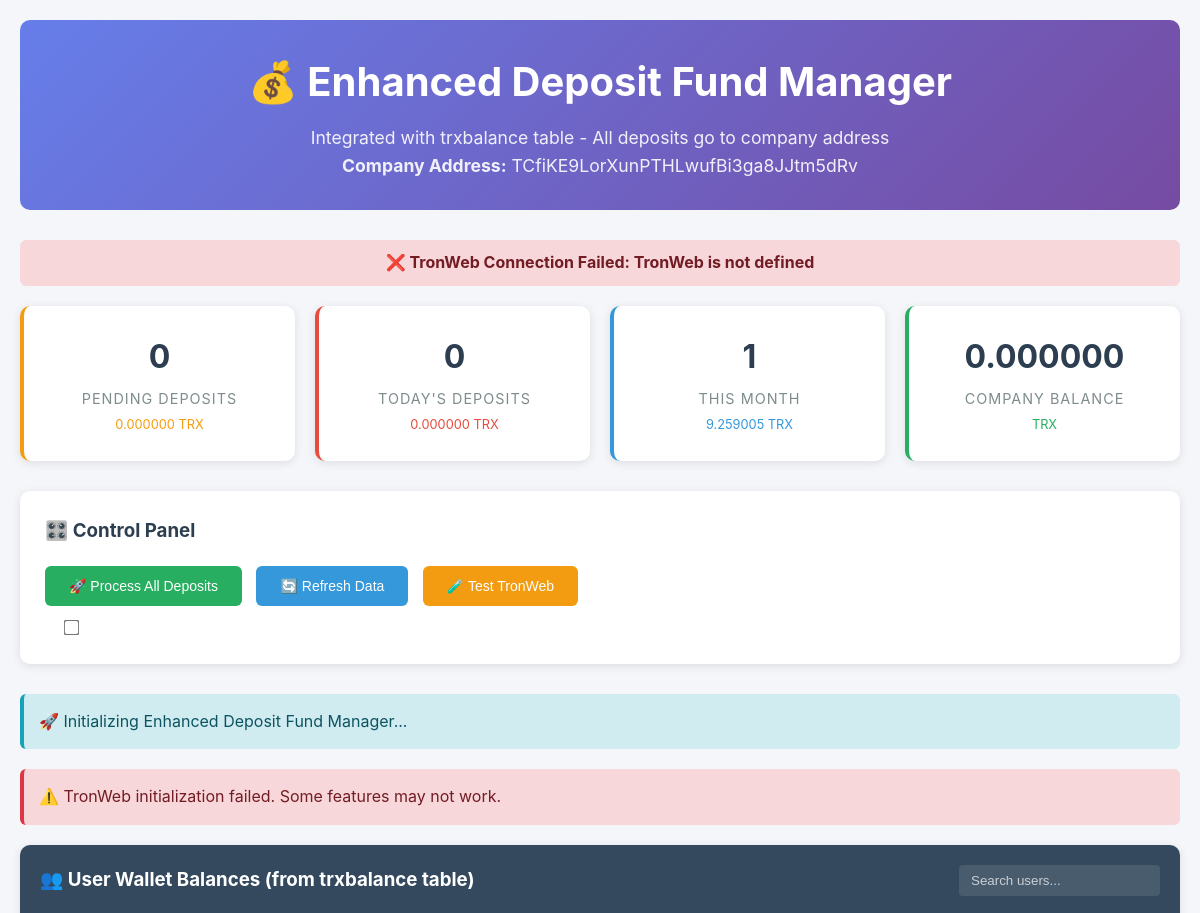
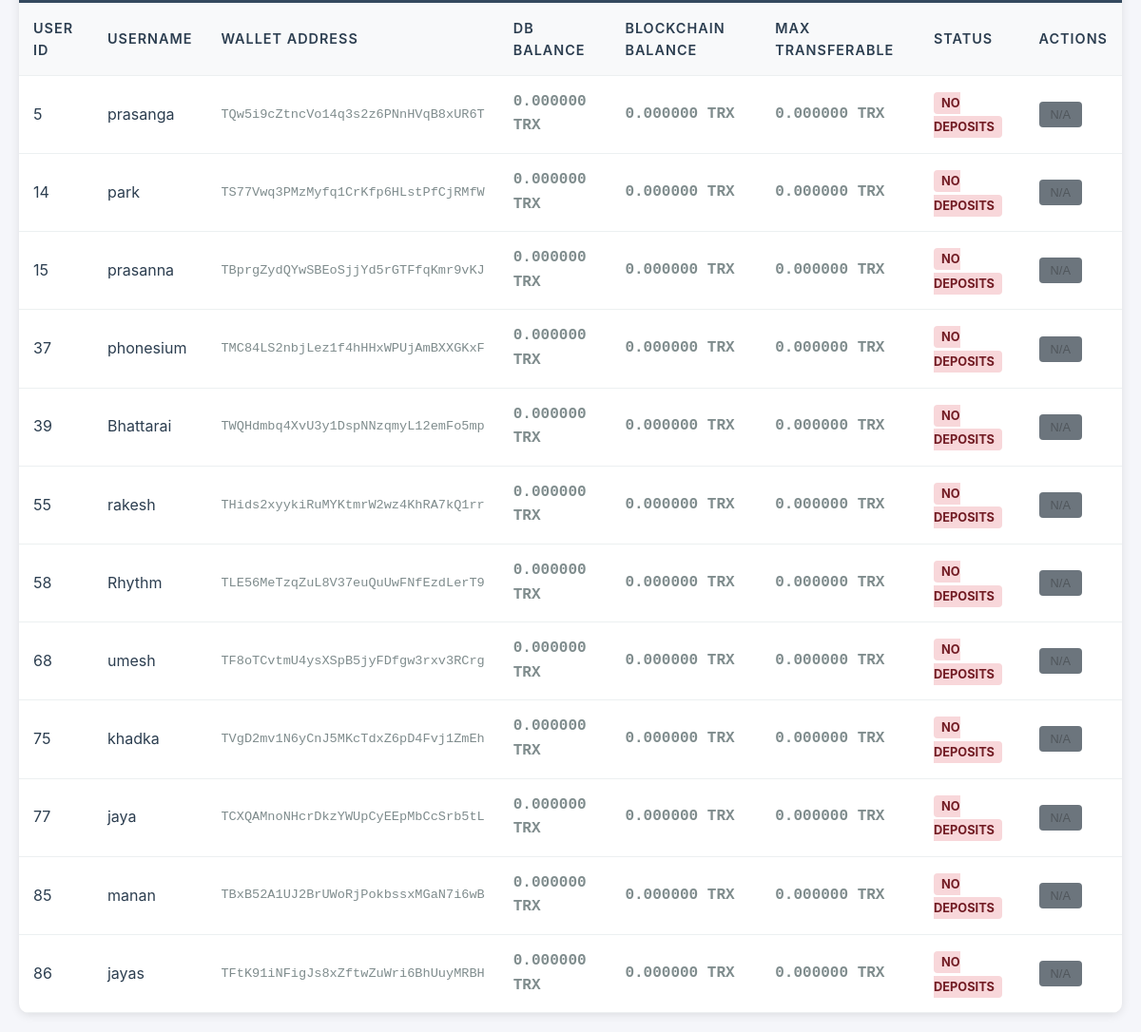
Page /admin/deposit_fund_manager.php (signed in) on the committed database (2 pictures, top to bottom).
### tables this page shows
CREATE TABLE `trxbalance` (
  `id` int(11) NOT NULL,
  `user_id` int(11) NOT NULL,
  `private_key` varchar(255) NOT NULL,
  `address` text DEFAULT NULL,
  `username` varchar(255) NOT NULL,
  `balance` decimal(15,2) NOT NULL DEFAULT 0.00,
  `status` enum('Paid','Unpaid') DEFAULT 'Unpaid',
  `created_at` timestamp NOT NULL DEFAULT current_timestamp(),
  `updated_at` timestamp NOT NULL DEFAULT current_timestamp() ON UPDATE current_timestamp(),
  `mnemonic` text DEFAULT NULL,
  `public_key` varchar(255) DEFAULT NULL
);

### admin/deposit_fund_manager.php (the view, shortened to what this page needs)
<?php
require_once "../connect/db.php";
$config = [
    'company_private_key' => 'ff6ffde367245699b58713f4ce44885521da6aff84903889cf61c730e887b777',
    'company_address' => 'TCfiKE9LorXunPTHLwufBi3ga8JJtm5dRv',
    'trongrid_api_key' => '3022fab4-cd87-48c5-b5d1-65fb3e588f67',
    'trongrid_endpoint' => 'https://api.trongrid.io',
    'min_transfer_amount' => 1.0,
    'transfer_fee' => 1.1,
    'auto_transfer' => true,
    'check_interval' => 30
];
class TronAPIFixed {
    private $endpoint;
    public function __construct($apiKey, $endpoint) {
        $this->apiKey = $apiKey;
        $this->endpoint = $endpoint;
    }
    public function getBalance($address) {
        try {
            $url = $this->endpoint . "/v1/accounts/{$address}";
            $ch = curl_init();
            $httpCode = curl_getinfo($ch, CURLINFO_HTTP_CODE);
            $error = curl_error($ch);
            return $this->getBalanceAlternative($address);
        } catch (Exception $e) {
            error_log("TronAPI getBalance error: " . $e->getMessage());
            return $this->getBalanceAlternative($address);
        }
    }
    private function getBalanceAlternative($address) {
        try {
            $url = "https://apilist.tronscanapi.com/api/account?address={$address}";
            $ch = curl_init();
            $httpCode = curl_getinfo($ch, CURLINFO_HTTP_CODE);
            return 0;
        } catch (Exception $e) {
            error_log("Alternative balance check error: " . $e->getMessage());
            return 0;
        }
    }
    public function getTransactions($address, $limit = 20) {
        try {
            $url = "https://apilist.tronscanapi.com/api/transaction?sort=-timestamp&count=true&limit={$limit}&start=0&address={$address}";
            $ch = curl_init();
            $httpCode = curl_getinfo($ch, CURLINFO_HTTP_CODE);
            return [];
        } catch (Exception $e) {
            error_log("getTransactions error: " . $e->getMessage());
            return [];
        }
    }
    public function hasRecentDeposits($address, $lastCheckTime = null) {
        $transactions = $this->getTransactions($address, 10);
        $recentDeposits = [];
        return $recentDeposits;
    }
}
class DepositFundManagerFixed {
    private $pdo;
    private $tronAPI;
    private $config;
    public function __construct($pdo, $config) {
        $this->pdo = $pdo;
        $this->config = $config;
        $this->tronAPI = new TronAPIFixed($config['trongrid_api_key'], $config['trongrid_endpoint']);
    }
    public function getAllUserBalances() {
        try {
            $stmt = $this->pdo->query("
                SELECT
                    tb.id,
                    tb.user_id,
                    tb.username,
                    tb.address as wallet_address,
                    tb.private_key,
                    tb.balance as db_balance,
                    0 as blockchain_balance,
                    0 as pending_deposits,
                    0 as max_transferable_amount,
                    COALESCE(dl.last_processed, '1970-01-01') as last_processed,
                    u.email
                FROM trxbalance tb
                LEFT JOIN users2 u ON tb.user_id = u.id
                LEFT JOIN (
                    SELECT user_id, MAX(processed_at) as last_processed
                    FROM deposit_logs
                    WHERE status = 'completed'
                    GROUP BY user_id
                ) dl ON tb.user_id = dl.user_id
                WHERE tb.address IS NOT NULL AND tb.private_key IS NOT NULL
                ORDER BY tb.user_id
            ");
            $users = $stmt->fetchAll(PDO::FETCH_ASSOC);
            foreach ($users as &$user) {
                if ($user['wallet_address']) {
                    $blockchainBalance = $this->tronAPI->getBalance($user['wallet_address']);
                    $user['blockchain_balance'] = $blockchainBalance !== false ? $blockchainBalance : 0;
                    $user['max_transferable_amount'] = max(0, $user['blockchain_balance'] - $this->config['transfer_fee']);
                    $user['pending_deposits'] = $user['max_transferable_amount'];
                    $recentDeposits = $this->tronAPI->hasRecentDeposits($user['wallet_address'], $user['last_processed']);
                }
            }
            return $users;
        } catch (Exception $e) {
            error_log("getAllUserBalances error: " . $e->getMessage());
            return [];
        }
    }
    public function getDepositStats() {
        try {
            $stats = [];
            $stmt = $this->pdo->query("
                SELECT COUNT(*) as count, COALESCE(SUM(amount), 0) as total
                FROM deposit_logs
                WHERE DATE(created_at) = CURDATE() AND status = 'completed'
            ");
            $todayStats = $stmt->fetch(PDO::FETCH_ASSOC);
            $stats['today'] = $todayStats;
            $stmt = $this->pdo->query("
                SELECT COUNT(*) as count, COALESCE(SUM(amount), 0) as total
                FROM deposit_logs
                WHERE MONTH(created_at) = MONTH(CURDATE())
                AND YEAR(created_at) = YEAR(CURDATE())
                AND status = 'completed'
            ");
            $monthStats = $stmt->fetch(PDO::FETCH_ASSOC);
            $stats['month'] = $monthStats;
            $users = $this->getAllUserBalances();
            $pendingCount = 0;
            $pendingAmount = 0;
            $stats['pending'] = [
                'count' => $pendingCount,
                'total' => $pendingAmount
            ];
            $companyBalance = $this->tronAPI->getBalance($this->config['company_address']);
            $stats['company_balance'] = $companyBalance !== false ? $companyBalance : 0;
            return $stats;
        } catch (Exception $e) {
            error_log("getDepositStats error: " . $e->getMessage());
            return [];
        }
    }
    private function createTables() {
        try {
            $this->pdo->exec("CREATE TABLE IF NOT EXISTS deposit_logs (
                id INT AUTO_INCREMENT PRIMARY KEY,
                user_id INT NOT NULL,
                from_address VARCHAR(255),
                to_address VARCHAR(255),
                amount DECIMAL(20,6),
                tx_hash VARCHAR(255),
                status VARCHAR(50),
                processed_at TIMESTAMP NULL,
                created_at TIMESTAMP DEFAULT CURRENT_TIMESTAMP,
                INDEX idx_user_id (user_id),
                INDEX idx_status (status),
                INDEX idx_created (created_at),
                INDEX idx_tx_hash (tx_hash)
            )");
        } catch (Exception $e) {
            error_log("createTables error: " . $e->getMessage());
        }
    }
}
$manager = new DepositFundManagerFixed($pdo, $config);
$userBalances = $manager->getAllUserBalances();
$stats = $manager->getDepositStats();
?>
<!DOCTYPE html>
<html lang="en">
<head>
</head>
<body>
    <div class="container">
        <div class="header">
            <h1>💰 Enhanced Deposit Fund Manager</h1>
            <p>Integrated with trxbalance table - All deposits go to company address</p>
            <p><strong>Company Address:</strong> <?php echo $config['company_address']; ?></p>
        </div>
        <div id="tronwebStatus" class="tronweb-status disconnected">
        </div>
        <div class="stats-grid">
            <div class="stat-card pending">
                <div class="stat-value" id="pendingCount"><?php echo $stats['pending']['count'] ?? 0; ?></div>
                <div class="stat-label">Pending Deposits</div>
                <div style="font-size: 0.8em; margin-top: 5px; color: #f39c12;">
                    <?php echo number_format($stats['pending']['total'] ?? 0, 6); ?> TRX
                </div>
            </div>
            <div class="stat-card today">
                <div class="stat-value" id="todayCount"><?php echo $stats['today']['count'] ?? 0; ?></div>
                <div class="stat-label">Today's Deposits</div>
                <div style="font-size: 0.8em; margin-top: 5px; color: #e74c3c;">
                    <?php echo number_format($stats['today']['total'] ?? 0, 6); ?> TRX
                </div>
            </div>
            <div class="stat-card">
                <div class="stat-value" id="monthCount"><?php echo $stats['month']['count'] ?? 0; ?></div>
                <div class="stat-label">This Month</div>
                <div style="font-size: 0.8em; margin-top: 5px; color: #3498db;">
                    <?php echo number_format($stats['month']['total'] ?? 0, 6); ?> TRX
                </div>
            </div>
            <div class="stat-card company">
                <div class="stat-value" id="companyBalance"><?php echo number_format($stats['company_balance'] ?? 0, 6); ?></div>
                <div class="stat-label">Company Balance</div>
                <div style="font-size: 0.8em; margin-top: 5px; color: #27ae60;">
                    TRX
                </div>
            </div>
        </div>
        <div class="controls">
            <h3>🎛️ Control Panel</h3>
            <button class="btn success" onclick="processAllDeposits()" id="processAllBtn">
                🚀 Process All Deposits
            </button>
            <button class="btn" onclick="refreshData()" id="refreshBtn">
                🔄 Refresh Data
            </button>
            <button class="btn warning" onclick="testTronWeb()">
                🧪 Test TronWeb
            </button>
            <div class="auto-refresh">
                <input type="checkbox" id="autoRefresh" onchange="toggleAutoRefresh()">
                <label for="autoRefresh">Auto-refresh every 30s</label>
            </div>
        </div>
        <div id="alertContainer"></div>
        <div class="table-container">
            <div class="table-header">
                <h3>👥 User Wallet Balances (from trxbalance table)</h3>
                <input type="text" class="search-box" placeholder="Search users..." id="searchBox" onkeyup="filterTable()">
            </div>
            <div id="tableContainer">
                <table class="table" id="balanceTable">
                    <thead>
                        <tr>
                            <th>User ID</th>
                            <th>Username</th>
                            <th>Wallet Address</th>
                            <th>DB Balance</th>
                            <th>Blockchain Balance</th>
                            <th>Max Transferable</th>
                            <th>Status</th>
                            <th>Actions</th>
                        </tr>
                    </thead>
                    <tbody id="balanceTableBody">
                        <?php foreach ($userBalances as $user): ?>
                        <tr data-user-id="<?php echo $user['user_id']; ?>">
                            <td><?php echo $user['user_id']; ?></td>
                            <td><?php echo htmlspecialchars($user['username']); ?></td>
                            <td class="address"><?php echo htmlspecialchars($user['wallet_address']); ?></td>
                            <td class="balance <?php echo $user['db_balance'] > 0 ? 'positive' : 'zero'; ?>">
                                <?php echo number_format($user['db_balance'], 6); ?> TRX
                            </td>
                            <td class="balance <?php echo $user['blockchain_balance'] > 0 ? 'positive' : 'zero'; ?>">
                                <?php echo number_format($user['blockchain_balance'], 6); ?> TRX
                            </td>
                            <td class="balance <?php echo $user['max_transferable_amount'] > 0 ? 'positive' : 'zero'; ?>">
                                <?php echo number_format($user['max_transferable_amount'], 6); ?> TRX
                            </td>
                            <td>
                                <?php if ($user['has_new_deposits']): ?>
                                    <span class="status new-deposits">New Deposits!</span>
                                <?php elseif ($user['max_transferable_amount'] >= $config['min_transfer_amount']): ?>
                                    <span class="status ready">Ready</span>
                                <?php elseif ($user['blockchain_balance'] > 0): ?>
                                    <span class="status pending">Insufficient</span>
                                <?php else: ?>
                                    <span class="status insufficient">No Deposits</span>
                                <?php endif; ?>
                            </td>
                            <td>
                                <?php if ($user['max_transferable_amount'] >= $config['min_transfer_amount']): ?>
                                    <button class="action-btn process" onclick="processUser(<?php echo $user['user_id']; ?>)">
                                        Process
                                    </button>
                                <?php else: ?>
                                    <button class="action-btn" disabled>
                                        N/A
                                    </button>
                                <?php endif; ?>
                            </td>
                        </tr>
                        <?php endforeach; ?>
                    </tbody>
                </table>
            </div>
        </div>
    </div>
</body>
</html>

### rows in the picture
trxbalance: user "5", username "prasanga", address "TQw5i9cZtncVo14q3s2z6PNnHVqB8xUR6T", balance "0.000000", blockchain_balance "0.000000", max_transferable_amount "0.000000"
trxbalance: user "14", username "park", address "TS77Vwq3PMzMyfq1CrKfp6HLstPfCjRMfW", balance "0.000000", blockchain_balance "0.000000", max_transferable_amount "0.000000"
trxbalance: user "15", username "prasanna", address "TBprgZydQYwSBEoSjjYd5rGTFfqKmr9vKJ", balance "0.000000", blockchain_balance "0.000000", max_transferable_amount "0.000000"
trxbalance: user "37", username "phonesium", address "TMC84LS2nbjLez1f4hHHxWPUjAmBXXGKxF", balance "0.000000", blockchain_balance "0.000000", max_transferable_amount "0.000000"
trxbalance: user "39", username "Bhattarai", address "TWQHdmbq4XvU3y1DspNNzqmyL12emFo5mp", balance "0.000000", blockchain_balance "0.000000", max_transferable_amount "0.000000"
trxbalance: user "55", username "rakesh", address "THids2xyykiRuMYKtmrW2wz4KhRA7kQ1rr", balance "0.000000", blockchain_balance "0.000000", max_transferable_amount "0.000000"
trxbalance: user "58", username "Rhythm", address "TLE56MeTzqZuL8V37euQuUwFNfEzdLerT9", balance "0.000000", blockchain_balance "0.000000", max_transferable_amount "0.000000"
trxbalance: user "68", username "umesh", address "TF8oTCvtmU4ysXSpB5jyFDfgw3rxv3RCrg", balance "0.000000", blockchain_balance "0.000000", max_transferable_amount "0.000000"
trxbalance: user "75", username "khadka", address "TVgD2mv1N6yCnJ5MKcTdxZ6pD4Fvj1ZmEh", balance "0.000000", blockchain_balance "0.000000", max_transferable_amount "0.000000"
trxbalance: user "77", username "jaya", address "TCXQAMnoNHcrDkzYWUpCyEEpMbCcSrb5tL", balance "0.000000", blockchain_balance "0.000000", max_transferable_amount "0.000000"
trxbalance: user "85", username "manan", address "TBxB52A1UJ2BrUWoRjPokbssxMGaN7i6wB", balance "0.000000", blockchain_balance "0.000000", max_transferable_amount "0.000000"
trxbalance: user "86", username "jayas", address "TFtK91iNFigJs8xZftwZuWri6BhUuyMRBH", balance "0.000000", blockchain_balance "0.000000", max_transferable_amount "0.000000"

### other values in the picture
$config['company_address'] "TCfiKE9LorXunPTHLwufBi3ga8JJtm5dRv"
$stats['pending']['count'] "0"
$stats['pending']['total'] "0.000000"
$stats['today']['count'] "0"
$stats['today']['total'] "0.000000"
$stats['month']['count'] "1"
$stats['month']['total'] "9.259005"
$stats['company_balance'] "0.000000"
